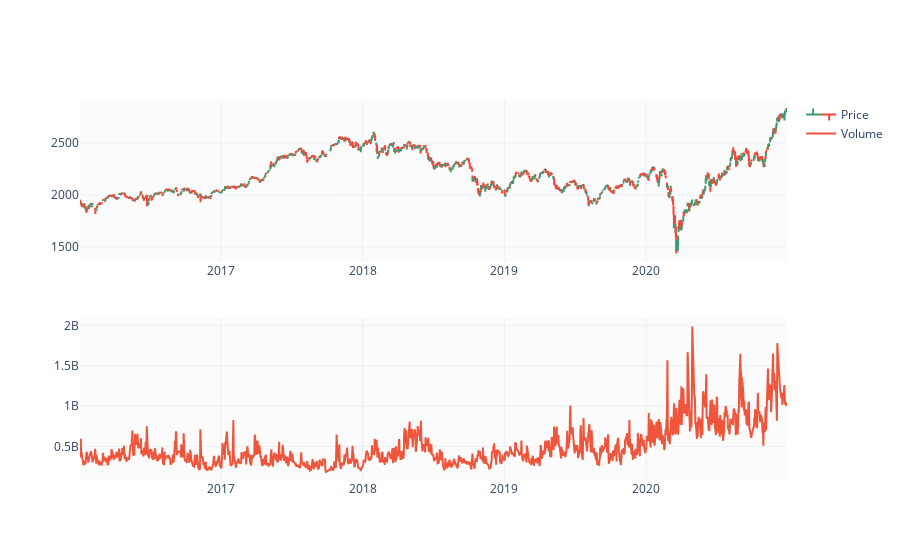

This figure's notebook cell:
### Markdown cell above
### OHLC Chart

I start with drawing an OHLC (open/high/low/close) chart to get a sense of historical prices. Below OHLC I draw Volume chart which shows number of stocks traded each day. In my previous notebook (linked above) I explain importance of OHLC and Volume charts in technical analysis.

### Code cell
fig = make_subplots(rows=2, cols=1)

fig.add_trace(go.Ohlc(x=df.Date,
                      open=df.Open,
                      high=df.High,
                      low=df.Low,
                      close=df.Close,
                      name='Price'), row=1, col=1)

fig.add_trace(go.Scatter(x=df.Date, y=df.Volume, name='Volume'), row=2, col=1)

fig.update(layout_xaxis_rangeslider_visible=False)
fig.show()

### Figure 1 — Plotly figure (JSON) as saved in the notebook; plotly's stock layout.template omitted (floating-point values rounded to 4 significant figures; data arrays with more than 128 entries replaced by an {"elided": "..."} marker saying what was removed)
{"data": [{"close": {"elided": "1226 float values"}, "high": {"elided": "1226 float values"}, "low": {"elided": "1226 float values"}, "name": "Price", "open": {"elided": "1226 float values"}, "type": "ohlc", "x": {"elided": "1226 str values"}, "xaxis": "x", "yaxis": "y"}, {"name": "Volume", "type": "scatter", "x": {"elided": "1226 str values"}, "xaxis": "x2", "y": {"elided": "1226 int values"}, "yaxis": "y2"}], "layout": {"xaxis": {"anchor": "y", "domain": [0, 1], "rangeslider": {"visible": false}}, "xaxis2": {"anchor": "y2", "domain": [0, 1]}, "yaxis": {"anchor": "x", "domain": [0.575, 1]}, "yaxis2": {"anchor": "x2", "domain": [0, 0.425]}}}
